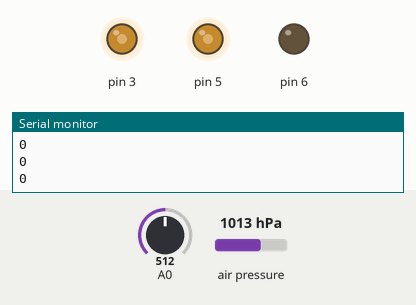
This sketch was run on a simulated Arduino Uno, built with avr-gcc and run on an emulated ATmega328P. Parts: output pins drawn as LEDs (lit = HIGH), the last lines printed to the serial monitor. The inputs (shaded band) are chosen by the test bench; at power-on: air pressure 1013 hPa, A0 = 512.

Above: at 1.2 s.
1.3 s: air pressure set to 952 hPa
At 2.5 s:
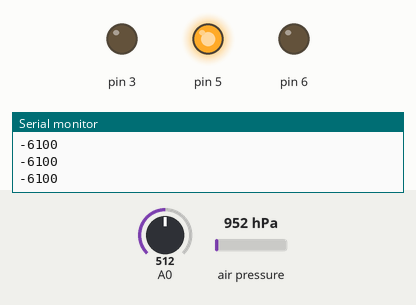
2.8 s: A0 set to 415
4.3 s: A0 set to 381
At 5.0 s:
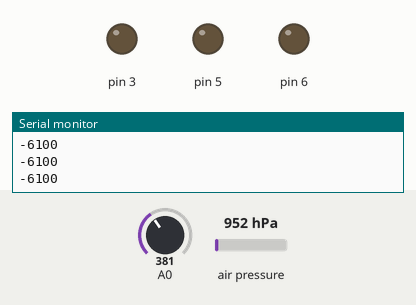
5.8 s: A0 set to 410
At 6.1 s:
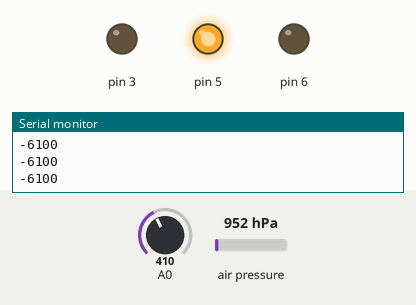
7.3 s: air pressure set to 1025 hPa
At 8.4 s:
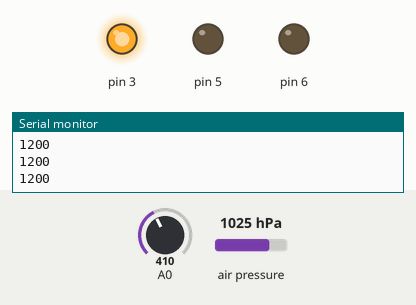
8.8 s: air pressure set to 975 hPa
At 9.5 s:
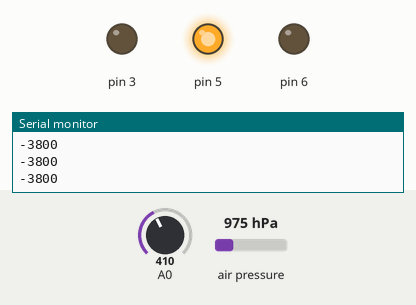
Timing chart, 0 to 11.3 s (numbered marks = the images above; inputs shaded):
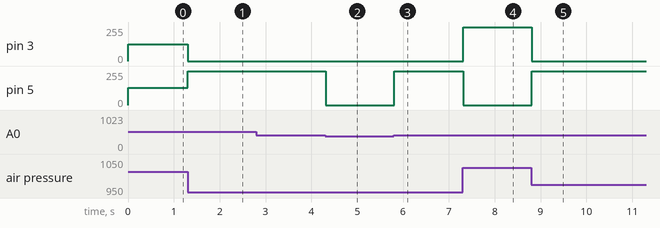

The sketch:

desk_plant.ino
```cpp
#include "TriColorLED.h"
#include "LightSensor.h"
#include "Barometer.h"

// ----- CONFIGURATION -----

// Change these values to adjust the default high and low pressures
const long minPressure = -300L; // -3 hPa / 3 hr
const long maxPressure = 300L; // 3 hPa / 3 hr

// The maximum brightness when it is dark out
const int maxNightBrightness = 0;

// The maximum brightness when it is light out
const int maxDayBrightness = 255;

const long updateInterval = 60L * 1000L;
const int historyLength = 180;

// ----- END CONFIGURATION -----

long history[historyLength];
int historySize = 0;
int historyIdx = 0;

long lastTime = 0;

TriColorLED led{5, 3, 6};
LightSensor lightSensor{A0};
Barometer barometer{};

void setup() {
  Serial.begin(9600);
  barometer.begin();
  history[0] = barometer.getPressure();
  historySize = 1;
  historyIdx = 0;
  lastTime = millis();
}

void loop() {
  long pressure = barometer.getPressure();

  int maxBrightness = 0;

  if (lightSensor.isLight()){
    maxBrightness = maxDayBrightness;
  } else {
    maxBrightness = maxNightBrightness;
  }

  long first;

  if (historySize == historyLength){
    // Already full
    first = history[(historyIdx + 1) % historyLength];
  } else {
    first = history[0];
  }

  if (millis() - lastTime >= updateInterval){
    historySize++;
    historySize = min(historySize, historyLength);
    historyIdx++;
    historyIdx %= historyLength;
    history[historyIdx] = pressure;
    lastTime = millis();
  }

  long tendency = pressure - first;

  Serial.println(tendency);

  int pressureAmount = min(maxBrightness, max(0, (int)map(tendency, minPressure, maxPressure, 0, maxBrightness)));
  setColor(pressureAmount, maxBrightness);
}


void setColor(int amount, int maxBrightness){
  int r = maxBrightness - amount;
  int g = amount;
  led.on(r, g, 0);
}
```

Barometer.cpp
```cpp
#include "Barometer.h"

Barometer::Barometer(){
}

void Barometer::begin(){
    while(!barometer_.begin(0x76));
}

long Barometer::getPressure(){
    return barometer_.readPressure();
}
```

Barometer.h
```cpp
#ifndef Barometer_H
#define Barometer_H

#include <Arduino.h>

#include <Adafruit_BME280.h>

class Barometer {
    public:
        Barometer();
        void begin();
        long getPressure();
    private:
        Adafruit_BME280 barometer_{};
};

#endif
```

LightSensor.cpp
```cpp
#include "LightSensor.h"

LightSensor::LightSensor(int pin){
  pin_ = pin;
  pinMode(pin_, INPUT);
}

bool LightSensor::isDark(){
  return getLight() < 400;
}

bool LightSensor::isLight(){
  return !isDark();
}

int LightSensor::getLight(){
  return analogRead(pin_);
}
```

LightSensor.h
```cpp
#ifndef Light_Sensor_H
#define Light_Sensor_H

#include <Arduino.h>

class LightSensor {

  private:
    int pin_;

  public:
    LightSensor(int pin);
    bool isLight();
    bool isDark();
    int getLight();

};

#endif
```

TriColorLED.cpp
```cpp
#include "TriColorLED.h"

TriColorLED::TriColorLED(int r_pin, int g_pin, int b_pin){
  r_ = r_pin;
  g_ = g_pin;
  b_ = b_pin;

  pinMode(r_, OUTPUT);
  pinMode(g_, OUTPUT);
  pinMode(b_, OUTPUT);
}

void TriColorLED::on(int r, int g, int b){
  analogWrite(r_, r);
  analogWrite(g_, g);
  analogWrite(b_, b);
}

void TriColorLED::off(){
  on(0, 0, 0);
}
```

TriColorLED.h
```cpp
#ifndef Tri_Color_LED_H
#define Tri_Color_LED_H

#include <Arduino.h>

class TriColorLED {

  private:
    int r_;
    int g_;
    int b_;

  public:
    TriColorLED(int r_pin, int g_pin, int b_pin);
    void on(int r, int g, int b);
    void off();
};

#endif
```

Measured:
- the behaviour switches between 400 and 399 on A0 (found by bisection; images 1 and 2)
- after the input at 1.3 s, pin 3: 127/255 → 0/255 at once; pin 5: 128/255 → 255/255 at once
- after the input at 4.3 s, pin 5: 255/255 → 0/255 at once
- after the input at 5.8 s, pin 5: 0/255 → 255/255 at once
- after the input at 7.3 s, pin 3: 0/255 → 255/255 at once; pin 5: 255/255 → 0/255 at once
- after the input at 8.8 s, pin 3: 255/255 → 0/255 at once; pin 5: 0/255 → 255/255 at once
